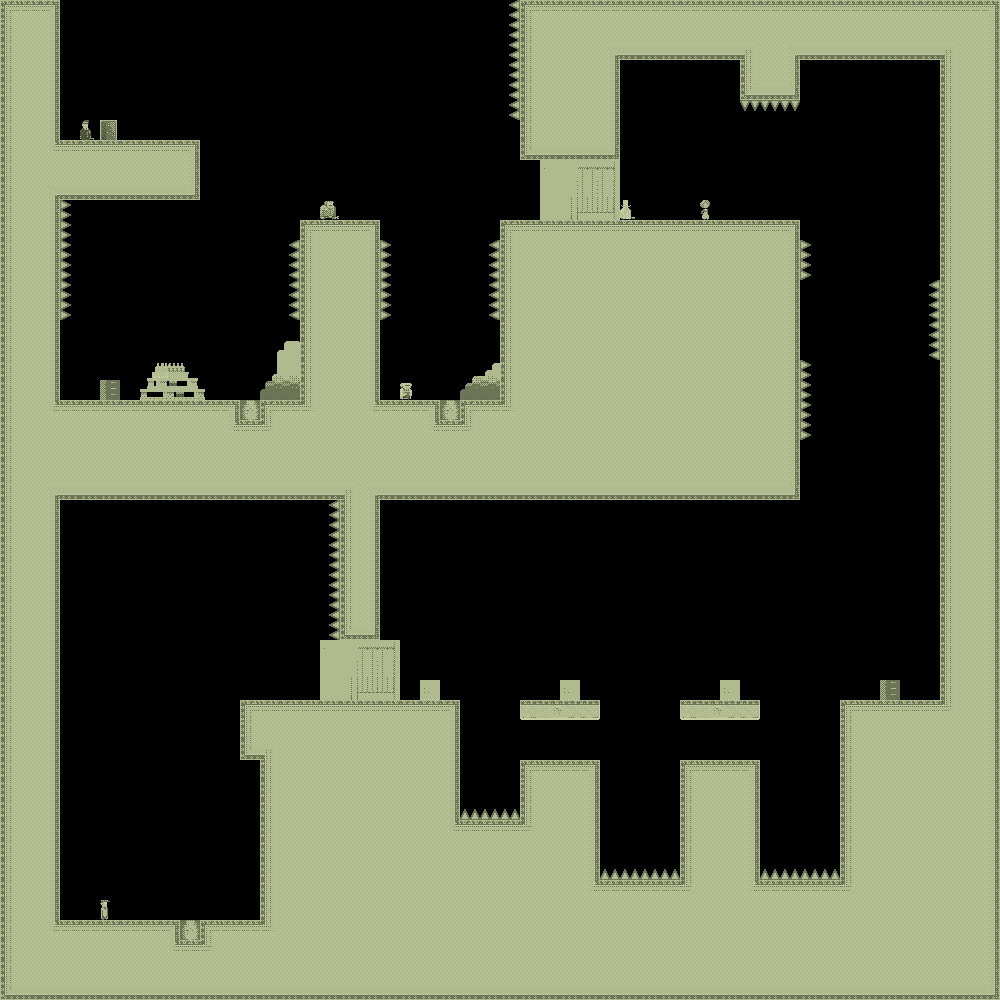

Tiled map render using the project's own tile images. Description and the map definition, with tile-layer contents summarised, below:
An orthogonal 50x50 tile map with 20x20 px tiles, 1 tile layer (bg) and 1 object.

<map version="1.0" orientation="orthogonal" width="50" height="50" tilewidth="20" tileheight="20">
 <tileset firstgid="1" name="tiles_sydney" tilewidth="20" tileheight="20">
  <image source="../../../../../SuperLemonadeFactory1989Content/Lemonade/tiles_sydney.png" width="400" height="400" />
  <terraintypes>
   <terrain name="regularBlocks" tile="-1" />
  </terraintypes>
  <tile id="8" terrain=",,,0" />
  <tile id="9" terrain=",,0,0" />
  <tile id="10" terrain=",,0,0" />
  <tile id="11" terrain=",,0,0" />
  <tile id="12" terrain=",,0,0" />
  <tile id="13" terrain=",,0,0" />
  <tile id="14" terrain=",,0," />
  <tile id="15" terrain="0,0,0," />
  <tile id="16" terrain="0,0,,0" />
  <tile id="28" terrain=",0,,0" />
  <tile id="34" terrain="0,,0," />
  <tile id="35" terrain="0,,0,0" />
  <tile id="36" terrain=",0,0,0" />
  <tile id="48" terrain=",0,,0" />
  <tile id="54" terrain="0,,0," />
  <tile id="68" terrain=",0,,0" />
  <tile id="74" terrain="0,,0," />
  <tile id="88" terrain=",0,,0" />
  <tile id="94" terrain="0,,0," />
  <tile id="108" terrain=",0,,0" />
  <tile id="114" terrain="0,,0," />
  <tile id="128" terrain=",0,," />
  <tile id="129" terrain="0,0,," />
  <tile id="130" terrain="0,0,," />
  <tile id="131" terrain="0,0,," />
  <tile id="132" terrain="0,0,," />
  <tile id="133" terrain="0,0,," />
  <tile id="134" terrain="0,,," />
  <tile id="194" terrain="0,0,0,0" />
  <tile id="356">
   <properties>
    <property name="LargeCrate" value="" />
   </properties>
  </tile>
  <tile id="380">
   <properties>
    <property name="Andre" value="" />
   </properties>
  </tile>
  <tile id="381">
   <properties>
    <property name="Liselot" value="" />
   </properties>
  </tile>
  <tile id="382">
   <properties>
    <property name="Amsterdaam" value="" />
   </properties>
  </tile>
  <tile id="383">
   <properties>
    <property name="Worker" value="" />
   </properties>
  </tile>
  <tile id="384">
   <properties>
    <property name="Inspector" value="" />
   </properties>
  </tile>
  <tile id="385">
   <properties>
    <property name="Chef" value="" />
   </properties>
  </tile>
  <tile id="386">
   <properties>
    <property name="Exit" value="" />
   </properties>
  </tile>
  <tile id="387">
   <properties>
    <property name="Trampoline" value="" />
   </properties>
  </tile>
  <tile id="388">
   <properties>
    <property name="SmallCrate" value="" />
   </properties>
  </tile>
  <tile id="389">
   <properties>
    <property name="SugarBag" value="" />
   </properties>
  </tile>
 </tileset>
 <layer name="bg" width="50" height="50">
  <data>[2500 cells, 1346 non-empty, 82 distinct tile ids]</data>
 </layer>
 <objectgroup name="boxes" width="50" height="50">
  <object x="940" y="220">
   <polyline points="-40,0 -80,0 -80,80 -80,340 -140,340 -140,480" />
  </object>
 </objectgroup>
</map>
